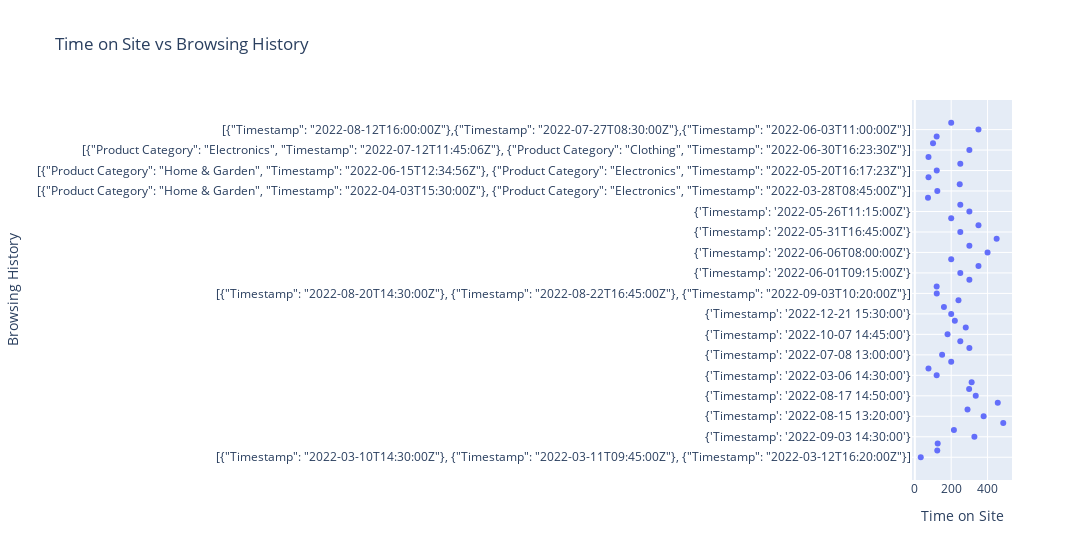

Notebook code cell kept with this figure:
### Code cell
# time on site related to browsing history

fig = px.scatter(data, x='Time on Site', y='Browsing History', title='Time on Site vs Browsing History', width=1500)
fig.show()

### Figure 1 — Plotly figure (JSON) as saved in the notebook; plotly's stock layout.template omitted (floating-point values rounded to 4 significant figures)
{"data": [{"hovertemplate": "Time on Site=%{x}<br>Browsing History=%{y}<extra></extra>", "legendgroup": "", "marker": {"color": "#636efa", "symbol": "circle"}, "mode": "markers", "name": "", "orientation": "h", "showlegend": false, "type": "scatter", "x": [32.5, 123.5, 125.6, 327.6, 214.9, 486.3, 378.5, 289.8, 456.2, 334.9, 298.6, 312.5, 120, 75, 200, 150, 300, 250, 180, 280, 220, 200, 160, 240, 120.5, 120, 300, 250, 350, 200, 400, 300, 450, 250, 350, 200, 300, 250, 72.3, 123.6, 246.9, 75.2, 120.5, 250, 75, 300, 100, 120, 350, 200], "xaxis": "x", "y": ["[{\"Timestamp\": \"2022-03-10T14:30:00Z\"}, {\"Timestamp\": \"2022-03-11T09:45:00Z\"}, {\"Timestamp\": \"2022-03-12T16:20:00Z\"}]", "[{\"Product Category\": \"Home & Garden\", \"Timestamp\": \"2022-05-12T13:30:00Z\"}, {\"Product Category\": \"Electronics\", \"Timestamp\": \"2022-06-05T08:45:00Z\"}]", "[{\"Product Category\": \"Clothing\", \"Timestamp\": \"2022-09-03 15:30:00\"}, {\"Product Category\": \"Electronics\", \"Timestamp\": \"2022-09-01 10:15:00\"}]", "{'Timestamp': '2022-09-03 14:30:00'}", "{'Timestamp': '2022-08-10 17:15:00'}", "{'Timestamp': '2022-06-25 10:45:00'}", "{'Timestamp': '2022-08-15 13:20:00'}", "{'Timestamp': '2022-09-12 16:35:00'}", "{'Timestamp': '2022-06-28 09:00:00'}", "{'Timestamp': '2022-08-17 14:50:00'}", "{'Timestamp': '2022-06-30 11:15:00'}", "{'Timestamp': '2022-09-14 10:00:00'}", "{'Timestamp': '2022-03-06 14:30:00'}", "{'Timestamp': '2022-05-12 16:15:00'}", "{'Timestamp': '2022-06-03 10:45:00'}", "{'Timestamp': '2022-07-08 13:00:00'}", "{'Timestamp': '2022-08-04 09:30:00'}", "{'Timestamp': '2022-09-02 11:15:00'}", "{'Timestamp': '2022-10-07 14:45:00'}", "{'Timestamp': '2022-11-02 10:30:00'}", "{'Timestamp': '2022-12-06 12:00:00'}", "{'Timestamp': '2022-12-21 15:30:00'}", "{'Timestamp': '2023-01-11 08:45:00'}", "{'Timestamp': '2023-02-06 13:15:00'}", "[{\"Timestamp\": \"2022-08-20T14:30:00Z\"}, {\"Timestamp\": \"2022-08-22T16:45:00Z\"}, {\"Timestamp\": \"2022-09-03T10:20:00Z\"}]", "{'Timestamp': '2022-04-20T14:30:00Z'}", "{'Timestamp': '2022-05-25T17:45:00Z'}", "{'Timestamp': '2022-06-01T09:15:00Z'}", "{'Timestamp': '2022-05-22T10:30:00Z'}", "{'Timestamp': '2022-05-30T13:45:00Z'}", "{'Timestamp': '2022-06-06T08:00:00Z'}", "{'Timestamp': '2022-06-15T11:30:00Z'}", "{'Timestamp': '2022-05-28T15:15:00Z'}", "{'Timestamp': '2022-05-31T16:45:00Z'}", "{'Timestamp': '2022-05-29T10:30:00Z'}", "{'Timestamp': '2022-06-13T13:00:00Z'}", "{'Timestamp': '2022-05-26T11:15:00Z'}", "{'Timestamp': '2022-06-08T14:30:00Z'}", "[{\"Product Category\": \"Home & Garden\", \"Timestamp\": \"2022-09-01T14:30:00Z\"}, {\"Product Category\": \"Clothing\", \"Timestamp\": \"2022-08-25T12:15:00Z\"}]", "[{\"Product Category\": \"Home & Garden\", \"Timestamp\": \"2022-04-03T15:30:00Z\"}, {\"Product Category\": \"Electronics\", \"Timestamp\": \"2022-03-28T08:45:00Z\"}]", "[{\"Product Category\": \"Electronics\", \"Timestamp\": \"2022-03-01T10:15:00Z\"}, {\"Product Category\": \"Clothing\", \"Timestamp\": \"2022-02-15T16:30:00Z\"}]", "[{\"Product Category\": \"Home & Garden\", \"Timestamp\": \"2022-02-20T12:34:56Z\"}]", "[{\"Product Category\": \"Home & Garden\", \"Timestamp\": \"2022-06-15T12:34:56Z\"}, {\"Product Category\": \"Electronics\", \"Timestamp\": \"2022-05-20T16:17:23Z\"}]", "[{\"Product Category\": \"Clothing\", \"Timestamp\": \"2022-07-10T09:15:32Z\"}, {\"Product Category\": \"Electronics\", \"Timestamp\": \"2022-06-25T14:46:01Z\"}]", "[{\"Product Category\": \"Home & Garden\", \"Timestamp\": \"2022-06-27T10:30:11Z\"}, {\"Product Category\": \"Electronics\", \"Timestamp\": \"2022-05-30T13:02:45Z\"}]", "[{\"Product Category\": \"Electronics\", \"Timestamp\": \"2022-07-12T11:45:06Z\"}, {\"Product Category\": \"Clothing\", \"Timestamp\": \"2022-06-30T16:23:30Z\"}]", "[{\"Product Category\": \"Clothing\", \"Timestamp\": \"2022-06-05T08:00:23Z\"}, {\"Product Category\": \"Electronics\", \"Timestamp\": \"2022-05-28T14:30:56Z\"}]", "[{\"Timestamp\": \"2022-08-14T09:30:00Z\"},{\"Timestamp\": \"2022-07-25T14:15:00Z\"},{\"Timestamp\": \"2022-06-01T10:45:00Z\"}]", "[{\"Timestamp\": \"2022-08-12T16:00:00Z\"},{\"Timestamp\": \"2022-07-27T08:30:00Z\"},{\"Timestamp\": \"2022-06-03T11:00:00Z\"}]", "[{\"Timestamp\": \"2022-08-13T13:45:00Z\"},{\"Timestamp\": \"2022-07-26T07:00:00Z\"},{\"Timestamp\": \"2022-06-02T15:30:00Z\"}]"], "yaxis": "y"}], "layout": {"legend": {"tracegroupgap": 0}, "title": {"text": "Time on Site vs Browsing History"}, "width": 1500, "xaxis": {"anchor": "y", "domain": [0, 1], "title": {"text": "Time on Site"}}, "yaxis": {"anchor": "x", "domain": [0, 1], "title": {"text": "Browsing History"}}}}
